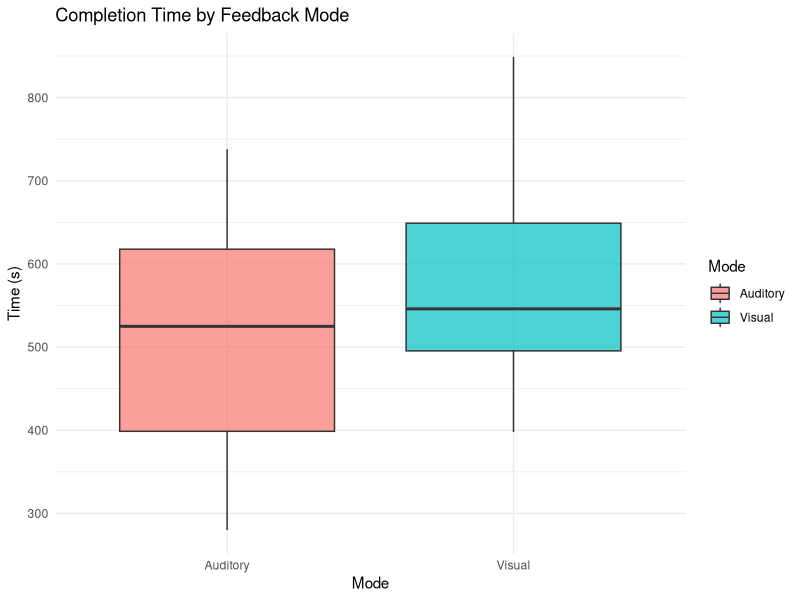
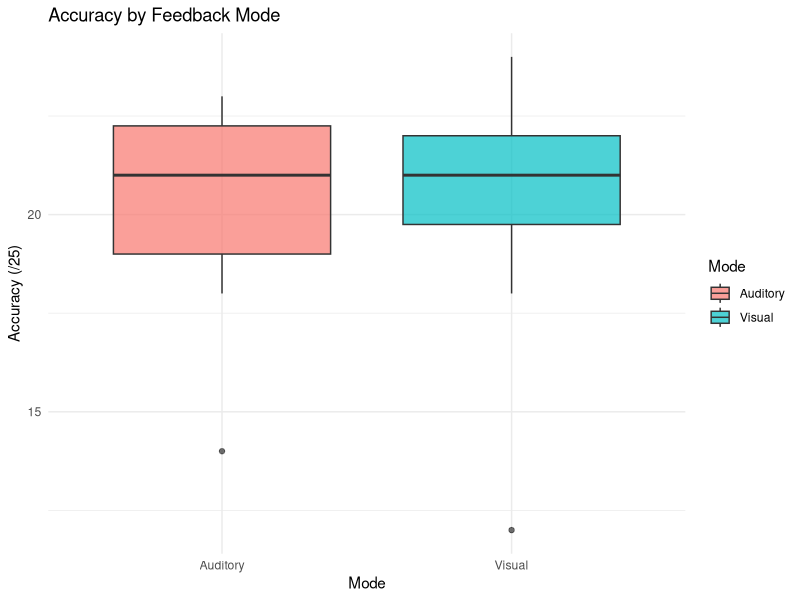
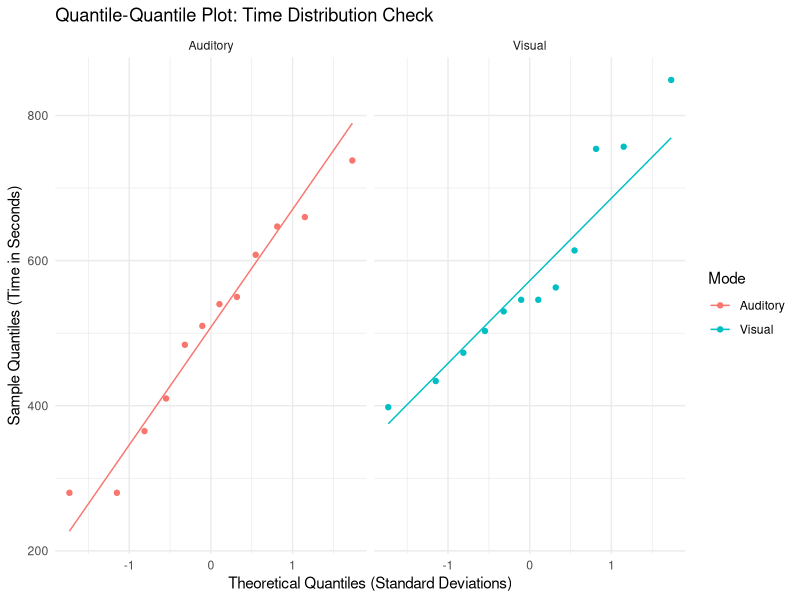
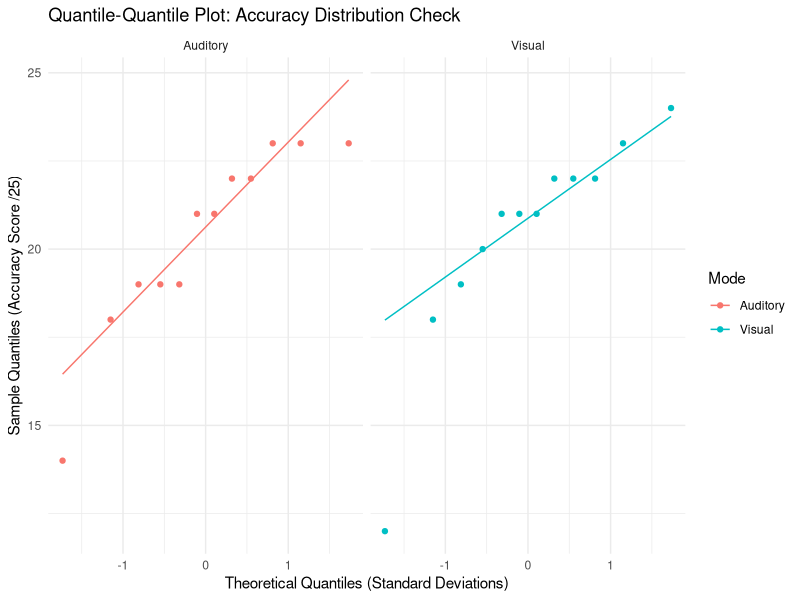
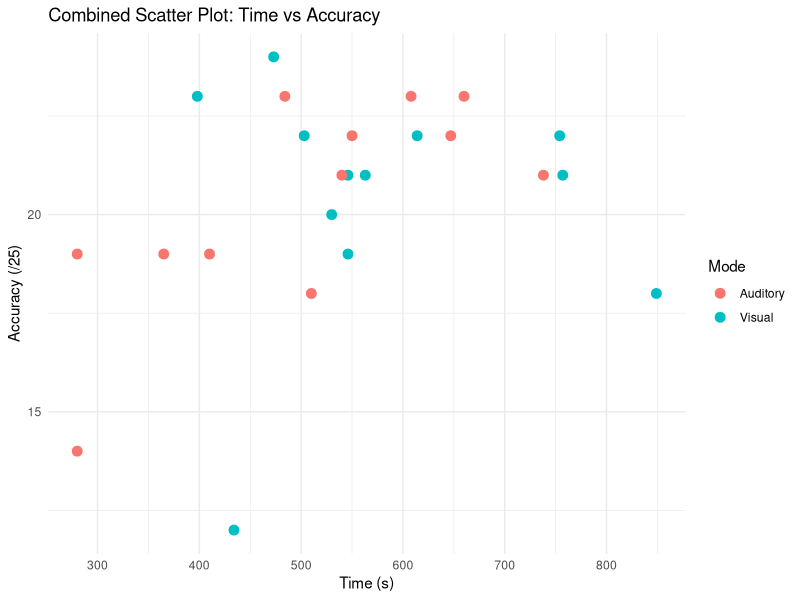
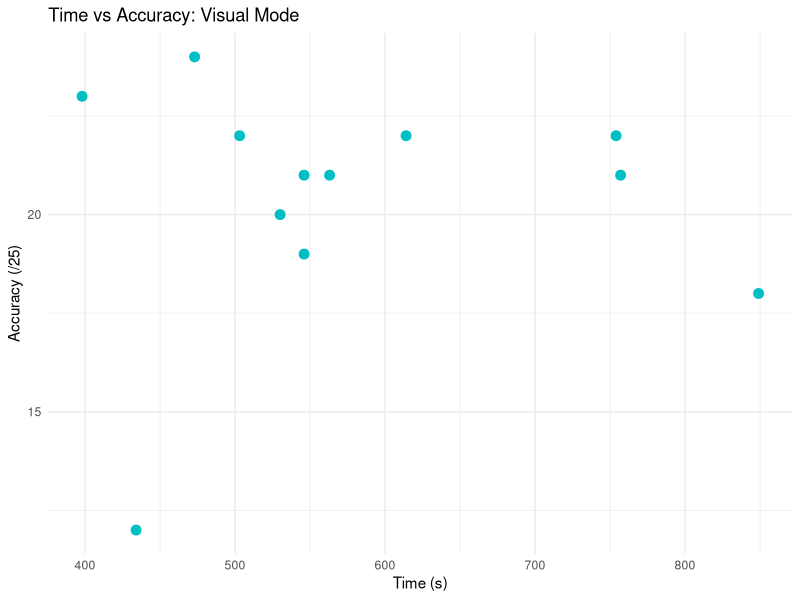
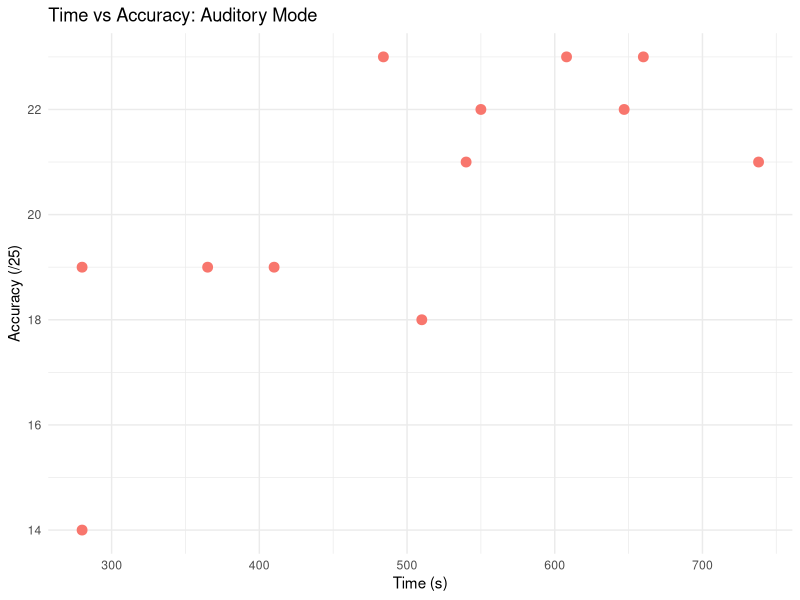
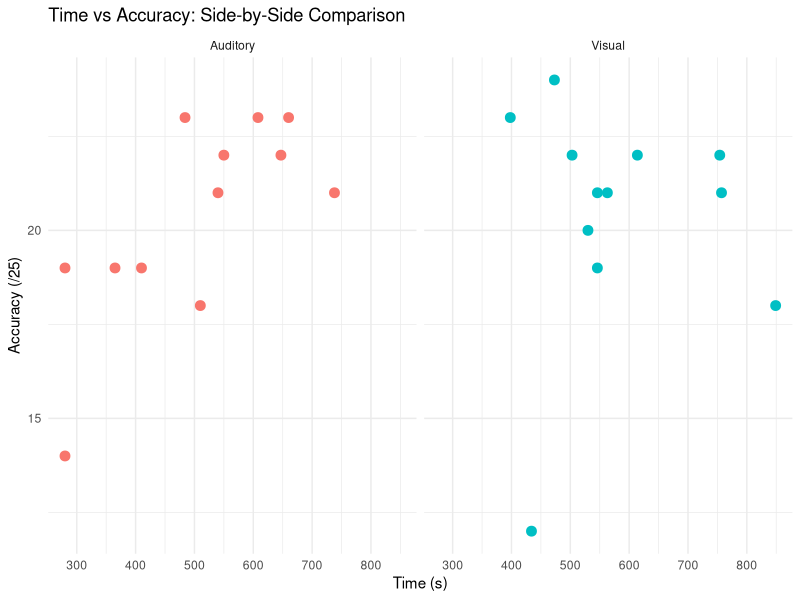

Here is the R script that generated these plots, in order:

# ==============================================================================
# Investigating the Effects of Visual Vs. Auditory Feedback on Time and Accuracy of Integral Solving
# ==============================================================================

# MIE286
# Group 68

# install.packages("tidyverse")
library(tidyverse)


# ==============================================================================
# 1. DATA SETUP & PREPARATION
# ==============================================================================

# Load the data
visual_data <- data.frame(
  Mode = "Visual",
  Gender = c("F", "F", "M", "M", "F", "M", "M", "F", "M", "F", "M", "F"),
  Time = c(530, 398, 546, 546, 614, 757, 563, 434, 849, 754, 473, 503),
  Accuracy = c(20, 23, 21, 19, 22, 21, 21, 12, 18, 22, 24, 22)
)

audio_data <- data.frame(
  Mode = "Auditory",
  Gender = c("F", "F", "F", "M", "M", "M", "M", "M", "F", "F", "F", "M"),
  Time = c(608, 550, 365, 410, 738, 484, 660, 280, 540, 510, 280, 647),
  Accuracy = c(23, 22, 19, 19, 21, 23, 23, 19, 21, 18, 14, 22)
)

# Combine into one main dataframe
df <- bind_rows(visual_data, audio_data)

# Convert categorical variables to factors for proper statistical modeling
df$Mode <- as.factor(df$Mode)
df$Gender <- as.factor(df$Gender)


# ==============================================================================
# 2. DESCRIPTIVE STATISTICS (RESULTS SECTION)
# ==============================================================================

# Calculate counts, means, medians, standard deviations, and variance
summary_stats <- df %>%
  group_by(Mode) %>%
  summarise(
    Count = n(),
    
    # Time Statistics
    Mean_Time = mean(Time, na.rm = TRUE),
    Median_Time = median(Time, na.rm = TRUE),
    SD_Time = sd(Time, na.rm = TRUE),
    Var_Time = var(Time, na.rm = TRUE),
    
    # Accuracy Statistics
    Mean_Acc = mean(Accuracy, na.rm = TRUE),
    Median_Acc = median(Accuracy, na.rm = TRUE),
    SD_Acc = sd(Accuracy, na.rm = TRUE),
    Var_Acc = var(Accuracy, na.rm = TRUE)
  )

print("--- DESCRIPTIVE STATISTICS ---")
print(summary_stats)


# ==============================================================================
# 3. VISUALIZATIONS (RESULTS SECTION)
# ==============================================================================

# Box and Whisker Plot: Time by Mode
plot_time_box <- ggplot(df, aes(x = Mode, y = Time, fill = Mode)) +
  geom_boxplot(alpha = 0.7) +
  theme_minimal() +
  labs(title = "Completion Time by Feedback Mode", y = "Time (s)")
print(plot_time_box)

# Box and Whisker Plot: Accuracy by Mode
plot_acc_box <- ggplot(drop_na(df, Accuracy), aes(x = Mode, y = Accuracy, fill = Mode)) +
  geom_boxplot(alpha = 0.7) +
  theme_minimal() +
  labs(title = "Accuracy by Feedback Mode", y = "Accuracy (/25)")
print(plot_acc_box)

# QQ Plots to check for Normal Distribution in Time
plot_qq <- ggplot(df, aes(sample = Time, color = Mode)) +
  stat_qq() +
  stat_qq_line() +
  facet_wrap(~ Mode) +
  theme_minimal() +
  labs(title = "Quantile-Quantile Plot: Time Distribution Check",
       x = "Theoretical Quantiles (Standard Deviations)",
       y = "Sample Quantiles (Time in Seconds)")
print(plot_qq)

# QQ Plot to check for Normal Distribution in Accuracy
plot_qq_acc <- ggplot(drop_na(df, Accuracy), aes(sample = Accuracy, color = Mode)) +
  stat_qq() +
  stat_qq_line() +
  facet_wrap(~ Mode) +
  theme_minimal() +
  labs(title = "Quantile-Quantile Plot: Accuracy Distribution Check",
       x = "Theoretical Quantiles (Standard Deviations)",
       y = "Sample Quantiles (Accuracy Score /25)")
print(plot_qq_acc)


# ==============================================================================
# 4. INFERENTIAL STATISTICS (ANALYSIS & RESULTS SECTIONS)
# ==============================================================================

print("--- INFERENTIAL STATISTICS ---")

# ---------------------------------------------------------
# 4a. Assumption Checks (Normality and Variance)
# ---------------------------------------------------------

print(">>> ASSUMPTION CHECKS: TIME <<<")

# Shapiro-Wilk Test for Normality (Time)
shapiro_visual_time <- shapiro.test(df$Time[df$Mode == "Visual"])
shapiro_audio_time <- shapiro.test(df$Time[df$Mode == "Auditory"])
print("Shapiro-Wilk Test (Visual Time):"); print(shapiro_visual_time)
print("Shapiro-Wilk Test (Auditory Time):"); print(shapiro_audio_time)

# F-Test for Equal Variances (Time)
var_test_time <- var.test(Time ~ Mode, data = df)
print("F-Test for Equal Variances (Time):"); print(var_test_time)


print(">>> ASSUMPTION CHECKS: ACCURACY <<<")

# Shapiro-Wilk Test for Normality (Accuracy) 
# Note: We use !is.na() to ignore the empty accuracy rows
shapiro_visual_acc <- shapiro.test(df$Accuracy[df$Mode == "Visual" & !is.na(df$Accuracy)])
shapiro_audio_acc <- shapiro.test(df$Accuracy[df$Mode == "Auditory" & !is.na(df$Accuracy)])
print("Shapiro-Wilk Test (Visual Accuracy):"); print(shapiro_visual_acc)
print("Shapiro-Wilk Test (Auditory Accuracy):"); print(shapiro_audio_acc)

# F-Test for Equal Variances (Accuracy)
var_test_acc <- var.test(Accuracy ~ Mode, data = df)
print("F-Test for Equal Variances (Accuracy):"); print(var_test_acc)


# ---------------------------------------------------------
# 4b. Group Comparisons (T-Tests)
# ---------------------------------------------------------

print(">>> TWO-TAILED T-TESTS <<<")

# Two-Tailed Student's T-Test for Time
t_test_time_two <- t.test(Time ~ Mode, data = df, var.equal = TRUE)
print("Two-Tailed T-Test (Time):"); print(t_test_time_two)

# Two-Tailed Student's T-Test for Accuracy
t_test_acc_two <- t.test(Accuracy ~ Mode, data = df, var.equal = TRUE)
print("Two-Tailed T-Test (Accuracy):"); print(t_test_acc_two)


# Sensitivity Test for Accuracy
print(">>> SENSITIVITY ANALYSIS (Checking the Outliers 12 and 14) <<<")
# We identify the outliers: 12 (Visual) and 14 (Auditory).
# Let's create a temporary dataset without those specific participants
df_clean <- df %>% filter(!Accuracy %in% c(12, 14) | is.na(Accuracy))

# Re-run the Student's TWO-TAILED t-test without the outliers
# (Removed 'alternative = "greater"')
t_test_acc_clean <- t.test(Accuracy ~ Mode, data = df_clean, var.equal = TRUE)

print("Original Accuracy P-Value (With Outliers):")
# Referencing the original two-tailed test variable
print(t_test_acc_two$p.value) 

print("Cleaned Accuracy P-Value (Without Outliers):")
print(t_test_acc_clean$p.value)
# Note for paper: If both p-values are > 0.05, the conclusion DOES NOT change. Keep outliers in final report.

# ---------------------------------------------------------
# 4c. Speed-Accuracy Trade-off (Correlation & Regression)
# ---------------------------------------------------------

print(">>> SPEED-ACCURACY TRADE-OFF <<<")

# SCATTER PLOTS

# 1. COMBINED PLOT (Both modes on the same graph, distinguished by color)
plot_combined_simple <- ggplot(drop_na(df, Accuracy), aes(x = Time, y = Accuracy, color = Mode)) +
  geom_point(size = 3) +
  theme_minimal() +
  labs(title = "Combined Scatter Plot: Time vs Accuracy", 
       x = "Time (s)", 
       y = "Accuracy (/25)")

print(plot_combined_simple)


# 2. SEPARATE PLOTS (Two distinct, standalone graphs)

# Visual Mode Only
plot_visual_only <- ggplot(df %>% filter(Mode == "Visual" & !is.na(Accuracy)), aes(x = Time, y = Accuracy)) +
  geom_point(size = 3, color = "#00BFC4") + # using standard ggplot teal for Visual
  theme_minimal() +
  labs(title = "Time vs Accuracy: Visual Mode", 
       x = "Time (s)", 
       y = "Accuracy (/25)")

print(plot_visual_only)

# Auditory Mode Only
plot_auditory_only <- ggplot(df %>% filter(Mode == "Auditory" & !is.na(Accuracy)), aes(x = Time, y = Accuracy)) +
  geom_point(size = 3, color = "#F8766D") + # using standard ggplot salmon for Auditory
  theme_minimal() +
  labs(title = "Time vs Accuracy: Auditory Mode", 
       x = "Time (s)", 
       y = "Accuracy (/25)")

print(plot_auditory_only)


# 3. FACETED PLOT (Bonus: The "R way" to show separate graphs side-by-side cleanly)
plot_faceted_simple <- ggplot(drop_na(df, Accuracy), aes(x = Time, y = Accuracy, color = Mode)) +
  geom_point(size = 3) +
  facet_wrap(~ Mode) + # This physically separates the modes into two panels
  theme_minimal() +
  theme(legend.position = "none") + # Hides the legend since the titles explain it
  labs(title = "Time vs Accuracy: Side-by-Side Comparison", 
       x = "Time (s)", 
       y = "Accuracy (/25)")

print(plot_faceted_simple)


print(">>> CORRELATIONS OF COMBINED DATASET <<<")

# Overall Pearson Correlation (Null Hypothesis: Time and Accuracy are NOT correlated)
cor_overall <- cor.test(df$Time, df$Accuracy, method = "pearson", use = "complete.obs")
print("Null: No Correlation | Alternative: True correlation is not 0"); print(cor_overall)

print(">>> CORRELATIONS BY FEEDBACK MODE <<<")

# Correlation for Auditory Group Only
print("Pearson Correlation (Auditory):")
cor_auditory <- cor.test(df$Time[df$Mode == "Auditory"], df$Accuracy[df$Mode == "Auditory"])
print(cor_auditory)

# Correlation for Visual Group Only
print("Pearson Correlation (Visual):")
cor_visual <- cor.test(df$Time[df$Mode == "Visual"], df$Accuracy[df$Mode == "Visual"])
print(cor_visual)


# ==============================================================================
# 5. EXPLORATORY ANALYSIS: COVARIATE (GENDER)
# ==============================================================================
print(">>> EXPLORATORY ANALYSIS: GENDER vs TIME & ACCURACY <<<")

# Student's T-Test: Did Gender affect Completion Time?
t_test_gender_time <- t.test(Time ~ Gender, data = df, var.equal = TRUE)
print("T-Test (Time by Gender):")
print(t_test_gender_time)

# Student's T-Test: Did Gender affect Accuracy?
t_test_gender_acc <- t.test(Accuracy ~ Gender, data = df, var.equal = TRUE)
print("T-Test (Accuracy by Gender):")
print(t_test_gender_acc)


# ---------------------------------------------------------
# SENSITIVITY ANALYSIS: GENDER (Removing Outliers 12 and 14)
# ---------------------------------------------------------

# Unused...

print(">>> GENDER SENSITIVITY ANALYSIS (Without Outliers) <<<")

# Use the cleaned dataset (without the 12 and 14 accuracy scores)
df_clean_gender <- df %>% filter(!Accuracy %in% c(12, 14) | is.na(Accuracy))

# Re-run the Two-Tailed Student's T-Test for Gender
t_test_gender_clean <- t.test(Accuracy ~ Gender, data = df_clean_gender, var.equal = TRUE)

print("Original Gender P-Value (With Outliers):")
print(t_test_gender_acc$p.value) # Should be 0.3618

print("Cleaned Gender P-Value (Without Outliers):")
print(t_test_gender_clean$p.value)
